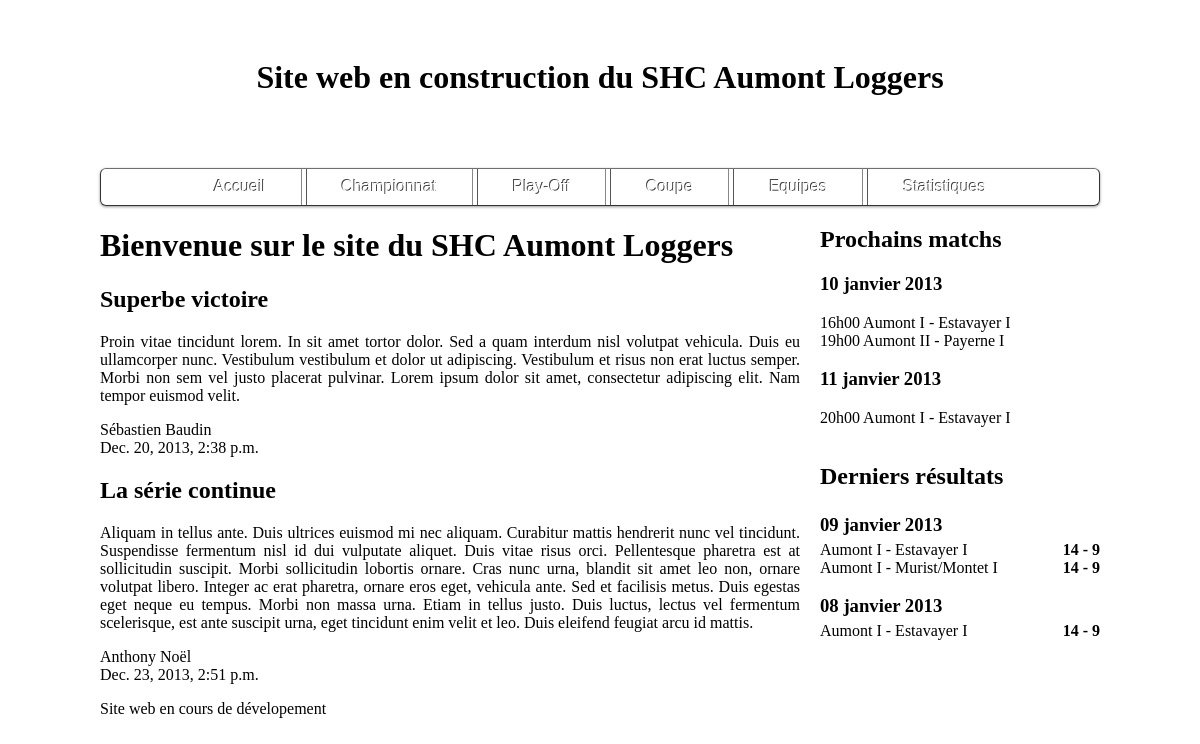
Before: / with the older database file.
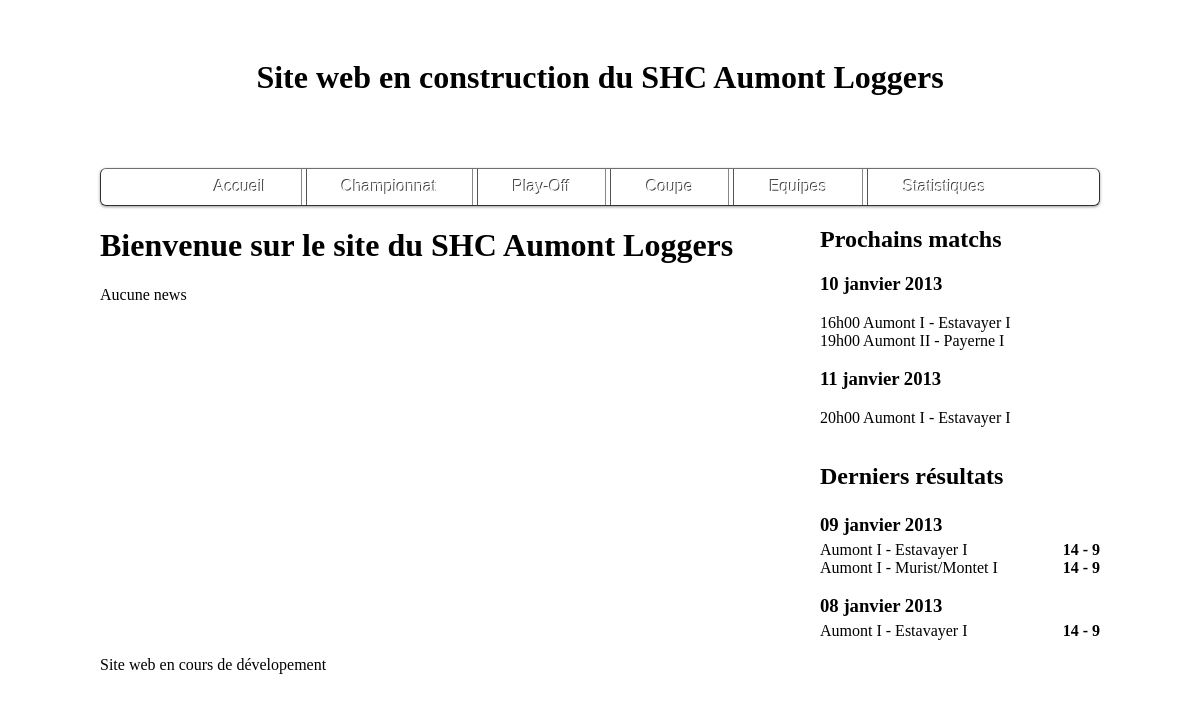
After: the same page with the newer database file.
### news/models.py (models this page shows, shortened)
class News(models.Model):
    author = models.CharField(max_length=80)
    pub_date = models.DateTimeField(auto_now_add=True, auto_now=False, verbose_name='date published')
    title = models.CharField(max_length=100)
    text = models.TextField()

### news/views.py (the view)
# urls.py: url(r'^$', views.home, name='index')
def home(request):
    articles = News.objects.all()
    return render(request, 'news/index.html', {'articles':articles})

### templates/news/index.html
{% extends "base.html" %}
{% block content_page %}
<h1>Bienvenue sur le site du SHC Aumont Loggers</h1>
<section>
{% for article in articles %}
    <article>
        <h2>{{ article.title }}</h2>
        <p>{{ article.text }}</p>
        <aside>{{ article.author }}<br />{{ article.pub_date }}</aside>
    </article>
{% empty %}
    <p>Aucune news</p>
{% endfor %}
</section>
{% endblock %}

### templates/base.html (shortened to what this page needs)
{% load staticfiles %}
<!doctype html>
<html lang="fr">
    <head>
        <link rel="stylesheet" type="text/css" media="all" href="{% static 'global.css' %}" />
    </head>
    <body>
        <div id="global">
            <header>
                <div id="img_header"><h1>Site web en construction du SHC Aumont Loggers</h1></div>
                <nav id="menu_header">
                    <ul>
                        <li><a href="/">Accueil</a></li>
                        <li><a href="/team/">Championnat</a></li>
                        <li><a href="/index/">Play-Off</a></li>
                        <li><a href="/index/">Coupe</a></li>
                        <li><a href="/team/teams">Equipes</a></li>
                        <li><a href="/index/">Statistiques</a></li>
                    </ul>
                </nav>
            </header>
            <div id="main_page">
                <div id="left_page">
                    {% block content_page %}
                    {% endblock %}
                </div>
                <div id="right_page">
                    <div id="next_games">
                        <h2>Prochains matchs</h2>
                        <h3>10 janvier 2013</h3>
                        <p>
                            16h00 Aumont I - Estavayer I<br />
                            19h00 Aumont II - Payerne I<br />
                        </p>
                        <h3>11 janvier 2013</h3>
                        <p>
                            20h00 Aumont I - Estavayer I<br />
                        </p>
                    </div>
                    <div id="last_games">
                        <h2>Derniers résultats</h2>
                        <h3>09 janvier 2013</h3>
                        <p class="games">Aumont I - Estavayer I</p><p class="score">14 - 9</p>
                        <p class="games">Aumont I - Murist/Montet I</p><p class="score">14 - 9</p>
                        <h3>08 janvier 2013</h3>
                        <p class="games">Aumont I - Estavayer I</p><p class="score">14 - 9</p>
                    </div>
                </div>
            </div>
            <footer>
                <p>Site web en cours de dévelopement</p>
            </footer>
        </div>
    </body>
</html>

### static/global.css (style rules this page uses)
#global { margin: auto; width: 1000px; }
#img_header { height: 100px; text-align: center; padding: 30px; }
ul { margin: 0; padding: 0; text-align: center; -moz-border-bottom-colors: none; -moz-border-left-colors: none; -moz-border-right-colors: none; -moz-border-top-colors: none; background: -moz-linear-gradient(center bottom , #666666 0pt, #5E5E5E 50%, #707070 51%, #808080 100%) repeat scroll 0 0 rgba(0, 0, 0, 0); border-color: #707070 #333333 #333333; border-image: none; border-radius: 6px; border-right: 1px solid #333333; border-style: solid; border-width: 1px; box-shadow: 0 1px 3px #999999; height: 36px; }
ul li { display: inline; list-style: none outside none; }
ul a { display: inline-block; border-left: 1px solid #555555; border-right: 1px solid #888888; color: #FFFFFF; font-family: Helvetica,Arial,Verdana,sans-serif; font-size: 1em; height: 36px; line-height: 36px; margin: 0; padding: 0 35px; text-decoration: none; text-shadow: -1px -1px 0 #444444; }
ul *:first-child a { border-left: 0 none; }
ul *:last-child a { border-right: 0 none; }
#left_page { float: left; width: 70%; padding-right: 10px; text-align: justify; }
#right_page { float: right; width: 28%; }
#last_games { float: left; margin: 0; padding: 0; }
#last_games p { margin: 0; padding: 0; }
#last_games h2, #last_games h3 { float: left; margin-bottom: 5px; }
#last_games .games { float: left; width: 80%; text-align: left; }
#last_games .score { float: left; width: 20%; text-align: right; font-weight: bold; }

Changed rows visible on the page:
removed News: title "Superbe victoire", text "Proin vitae tincidunt lorem. In sit amet tortor dolor. Sed a quam interdum nisl volutpat vehicula. Duis eu ullamcorper nunc. Vestibulum vestibulum et dolor ut adipiscing. Vestibulum et risus non erat luctus semper. Morbi non sem vel justo placerat pulvinar. Lorem ipsum dolor sit amet, consectetur adipiscing elit. Nam tempor euismod velit.", author "Sébastien Baudin", pub_date "Dec. 20, 2013, 2:38 p.m."
removed News: title "La série continue", text "Aliquam in tellus ante. Duis ultrices euismod mi nec aliquam. Curabitur mattis hendrerit nunc vel tincidunt. Suspendisse fermentum nisl id dui vulputate aliquet. Duis vitae risus orci. Pellentesque pharetra est at sollicitudin suscipit. Morbi sollicitudin lobortis ornare. Cras nunc urna, blandit sit amet leo non, ornare volutpat libero. Integer ac erat pharetra, ornare eros eget, vehicula ante. Sed et facilisis metus. Duis egestas eget neque eu tempus. Morbi non massa urna. Etiam in tellus justo. Duis luctus, lectus vel fermentum scelerisque, est ante suscipit urna, eget tincidunt enim velit et leo. Duis eleifend feugiat arcu id mattis.", author "Anthony Noël", pub_date "Dec. 23, 2013, 2:51 p.m."
Other visible differences:
text now shown: "Aucune news"
